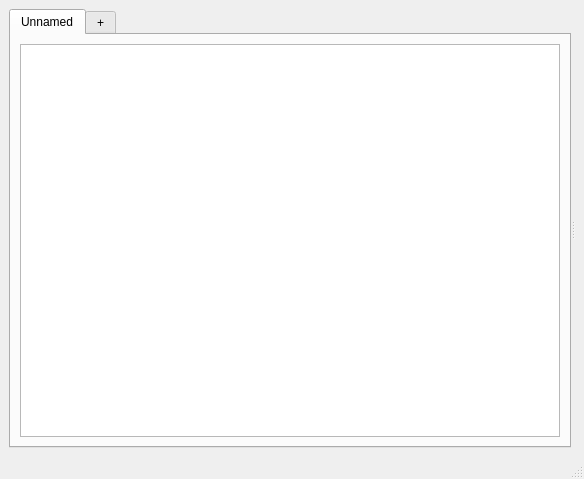
<?xml version="1.0" encoding="UTF-8"?>
<ui version="4.0">
 <class>MainWindow</class>
 <widget class="QMainWindow" name="MainWindow">
  <property name="geometry">
   <rect>
    <x>0</x>
    <y>0</y>
    <width>584</width>
    <height>479</height>
   </rect>
  </property>
  <property name="windowTitle">
   <string>OpenGL Interactive Console</string>
  </property>
  <widget class="QWidget" name="centralwidget">
   <layout class="QHBoxLayout" name="horizontalLayout">
    <item>
     <widget class="QSplitter" name="splitter">
      <property name="orientation">
       <enum>Qt::Horizontal</enum>
      </property>
      <widget class="QTabWidget" name="tabWidget">
       <property name="currentIndex">
        <number>0</number>
       </property>
       <widget class="QWidget" name="tab">
        <attribute name="title">
         <string>Unnamed</string>
        </attribute>
        <layout class="QHBoxLayout" name="horizontalLayout_3">
         <item>
          <widget class="QTextEdit" name="textEdit"/>
         </item>
        </layout>
       </widget>
       <widget class="QWidget" name="new_tab">
        <attribute name="title">
         <string>+</string>
        </attribute>
       </widget>
      </widget>
      <widget class="QWidget" name="verticalLayoutWidget">
       <layout class="QVBoxLayout" name="verticalLayout">
        <item>
         <layout class="QHBoxLayout" name="horizontalLayout_2">
          <property name="sizeConstraint">
           <enum>QLayout::SetMinimumSize</enum>
          </property>
         </layout>
        </item>
       </layout>
      </widget>
     </widget>
    </item>
   </layout>
  </widget>
  <widget class="QMenuBar" name="menubar">
   <property name="geometry">
    <rect>
     <x>0</x>
     <y>0</y>
     <width>584</width>
     <height>25</height>
    </rect>
   </property>
  </widget>
  <widget class="QStatusBar" name="statusbar"/>
 </widget>
 <resources/>
 <connections/>
</ui>
